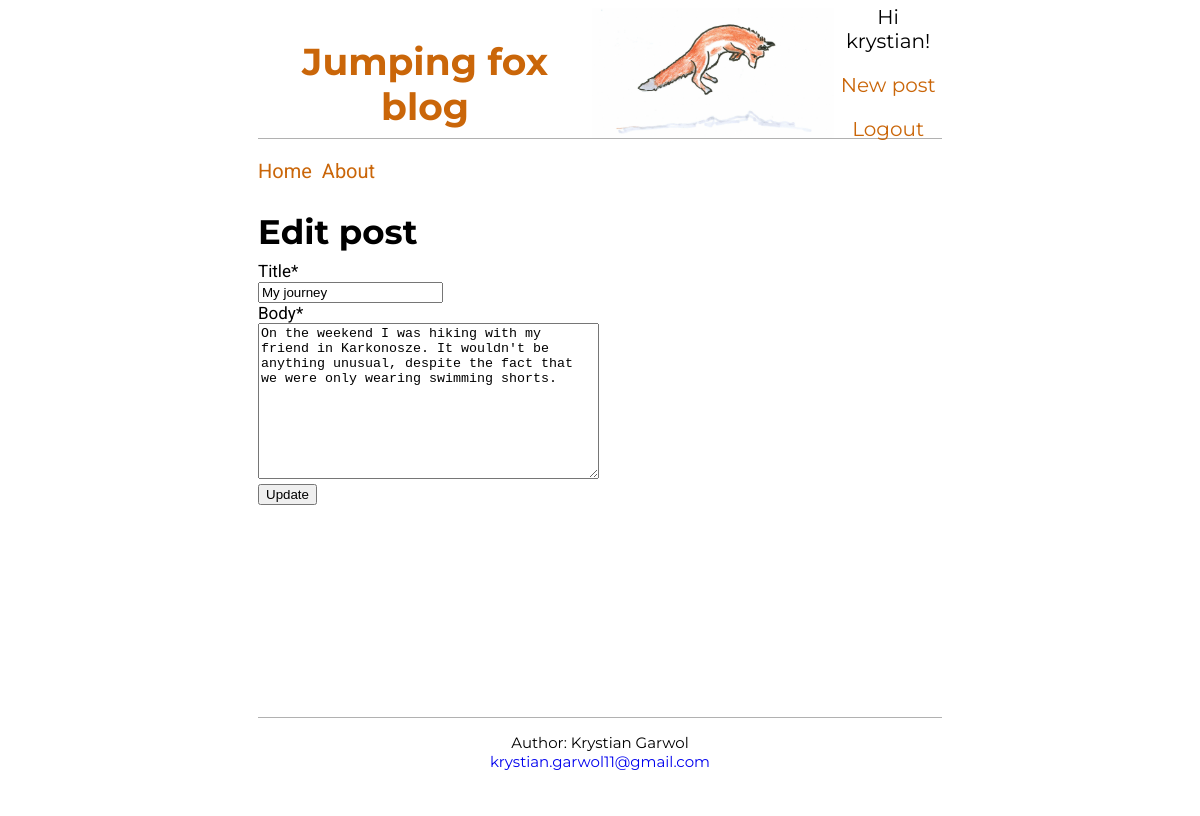
The page /post/5/edit (signed in) on the database its author committed.
### blog/models.py (models this page shows, shortened)
class Post(models.Model):
    author = models.ForeignKey('auth.user', on_delete=models.CASCADE, default='Unknown')
    pub_date = models.DateTimeField('date published', default=timezone.now)
    title = models.CharField(max_length=200)
    body = models.TextField()
    class Meta:
        ordering = ['-pub_date']

### blog/views.py (the view)
# urls.py: path('post/<int:pk>/edit', BlogUpdateView.as_view(), name='post_edit'),
class BlogUpdateView(UserPassesTestMixin, LoginRequiredMixin, generic.UpdateView):
    model = Post
    template_name = 'post_edit.html'
    fields = ['title', 'body']
    def test_func(self):
        obj = self.get_object()
        return obj.author == self.request.user

### templates/blog/post_edit.html (shortened to what this page needs)
{% extends 'base.html' %}
{% load crispy_forms_tags %}
{% block content %}
<div class="post-side">
    <h1>Edit post</h1>
    <form action="" method="post">
        {{ form|crispy }}
        <input type="submit" value="Update">
    </form>
</div>
{% endblock content %}

### templates/base.html (shortened to what this page needs)
<!doctype html>
{% load static %}
<html lang="en">
  <head>
    <link href="{% static 'css/base.css' %}" rel="stylesheet">
  </head>
  <body>
    <header>
      <nav class="nav-left">
        <h1><a href="{% url 'home' %}">Jumping fox blog</a></h1><br>
        <img src="{% static 'img/jumping-fox.jpg' %}", alt="Jumping fox">
      </nav>
      <nav class="nav-right">
        {% if user.is_authenticated %}
          <div class="logged-in">
            <p>Hi {{ user.username }}!</p>
            <p><a href="{% url 'post_new' %}">New post</a></p>
            <p><a href="{% url 'logout' %}">Logout</a></p>
          </div>
        {% else %}
          <div class="logged-out">
            <p><a href="{% url 'login' %}">Log In</a></p>
            <p><a href="{% url 'signup' %}">Sign up</a></p>
          </div>
        {% endif %}
      </nav>
    </header>
    <main>
      <nav class="nav-main">
        <p><a href="{% url 'home' %}">Home</a></p>
        <p><a href="{% url 'about' %}">About</a></p>
      </nav>
      {% block content %}
      {% endblock %}
    </main>
    <footer>
      <p>Author: Krystian Garwol<br>
      <a href="mailto:krystian.garwol11@gmail.com">krystian.garwol11@gmail.com</a></p>
    </footer>
  </body>
</html>

### static/css/base.css (style rules this page uses)
html { margin-left: 250px; margin-right: 250px; }
body { font-family: 'Roboto', sans-serif; font-size: 17px; display: flex; flex-direction: column; height: 100vh; }
body a { text-decoration: none; }
header { font-family: 'Montserrat', sans-serif; font-size: 25px; border-bottom: 1px solid rgb(177, 177, 177); display: flex; text-align: center; height: 130px; flex-shrink: 0; }
header a { color: rgb(202, 102, 9); text-decoration: none; }
.nav-left { margin-right: auto; display: flex; }
.nav-right { display: flex; flex-direction: column; justify-content: center; font-size: 20px; }
.nav-main { display: flex; font-size: 20px; }
.nav-main p a { margin-right: 10px; color: rgb(202, 102, 9); }
img { width:250px; height: auto; display: inline-flex; }
main { font-family: 'Roboto', sans-serif; flex: 1 0 auto; }
.post-side h1 { font-family: 'Montserrat', sans-serif; margin: 0.5rem 0; }
footer { border-top: 1px solid rgb(177, 177, 177); font-family: 'Montserrat', sans-serif; font-size: 15px; text-align: center; height: 90px; flex-shrink: 0; }

### rows shown on the page
Post: title "My journey", body "On the weekend I was hiking with my friend in Karkonosze. It wouldn't be anything unusual, despite the fact that we were only wearing swimming shorts."

### other values the page prints
{{ user.username }} "krystian"
